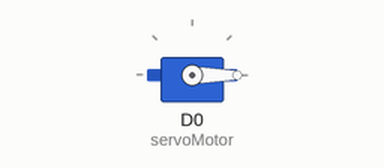
Recording of a sketch running on a simulated ESP8266 (NodeMCU). On the bench: servo.

Above: at 0.05 s.
At 1.5 s:
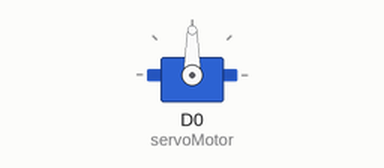
At 3.0 s:
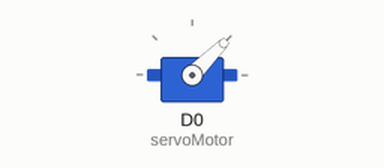
Timing chart, 0 to 6.9 s (numbered marks = the images above):
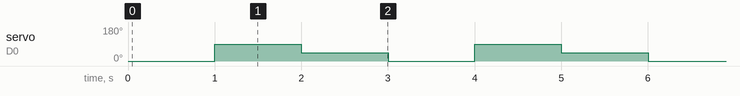

The sketch:

servo.ino
```cpp
/*
  Creado: Luis del Valle (ldelvalleh@programarfacil.com)
  https://programarfacil.com
*/

// Incluímos la librería para poder controlar el servo
#include <Servo.h>

// Declaramos la variable para controlar el servo
Servo servoMotor;

void setup() {
  // Iniciamos el monitor serie para mostrar el resultado
  Serial.begin(9600);

  // Iniciamos el servo para que empiece a trabajar con el pin D0
  servoMotor.attach(D0);
}

void loop() {

  // Desplazamos a la posición 0º
  servoMotor.write(0);
  // Esperamos 1 segundo
  delay(1000);

  // Desplazamos a la posición 90º
  servoMotor.write(90);
  // Esperamos 1 segundo
  delay(1000);

  // Desplazamos a la posición 45
  servoMotor.write(45);
  // Esperamos 1 segundo
  delay(1000);
}
```

Measured:
- by itself, servo on D0 (servoMotor): repeats every 3.0 s: 45° 1.0 s, 0° 1.0 s, 90° 1.0 s
